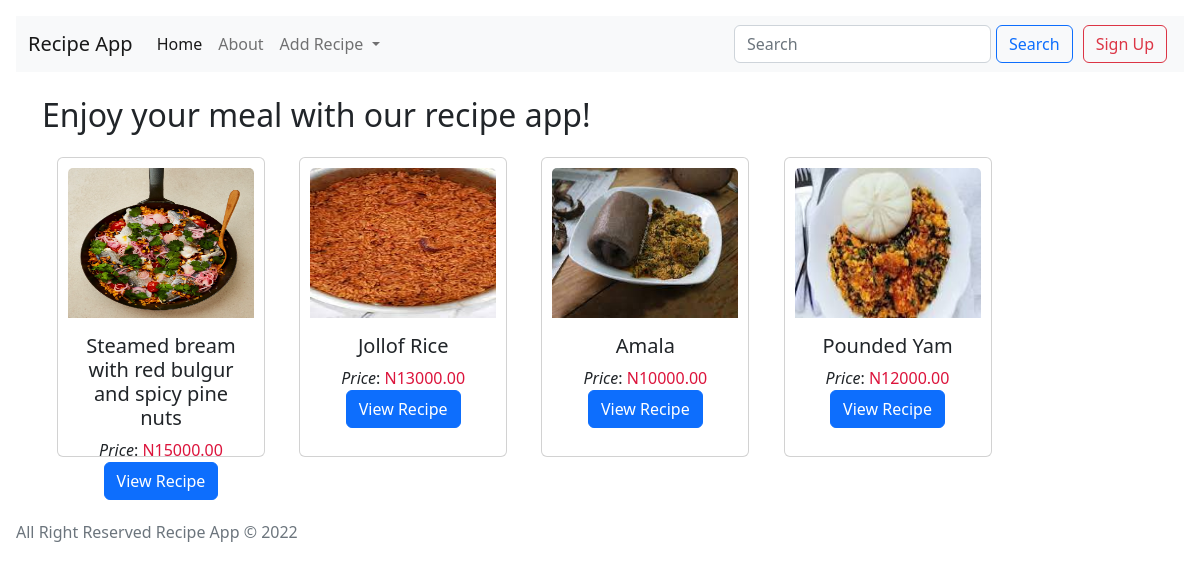
/, run on an earlier commit of the app's database.
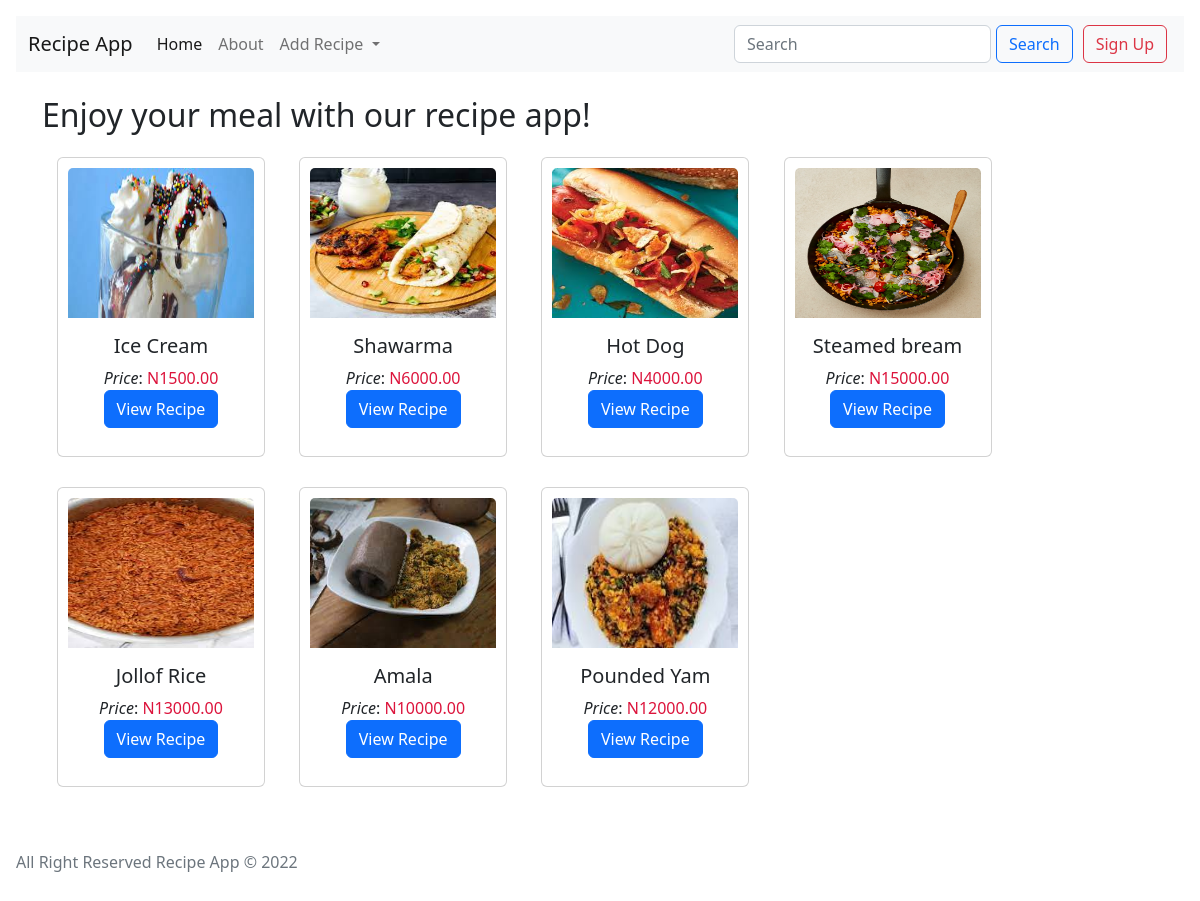
And on a later commit of the database.
### recipe_app/models.py (models this page shows, shortened)
class Recipe(models.Model):
    name = models.CharField(max_length=100)
    description = models.TextField()
    price = models.DecimalField(decimal_places=2, max_digits=10)
    image = models.ImageField(upload_to="recipes/")
    date_created = models.DateTimeField(auto_now=True)

### recipe_app/views.py (the view)
# urls.py: path("", views.home, name="home"),
def home(request):
    recipes = Recipe.objects.all()
    context = {
        "recipes": recipes
    }
    return render(request, "index.html", context)

### templates/index.html
{% extends "layout.html" %}
{% block content %}
<h2>Enjoy your meal with our recipe app!</h2>
{% for recipe in recipes reversed %}
<div
  class="card"
  style="
    width: 13rem;
    display: inline-flex;
    margin: 15px;
    padding: 10px;
    height: 300px;
  "
>
  <img
    src="{{recipe.image.url}}"
    class="card-img-top"
    alt="{{recipe.name}}"
    height="150px"
  />
  <div class="card-body" style="text-align: center">
    <h5 class="card-title">{{recipe.name}}</h5>
    <em>Price</em>:<span style="color: crimson"> N{{recipe.price}}</span><br />
    <a href="{{recipe.image.url}}" class="btn btn-primary">View Recipe</a>
  </div>
</div>
{% endfor %}
{% endblock content %}

### templates/layout.html (shortened to what this page needs)
<!DOCTYPE html>
<html lang="en">
  <head>
    <link
      href="https://cdn.jsdelivr.net/npm/bootstrap@5.2.1/dist/css/bootstrap.min.css"
      rel="stylesheet"
    />
    <link
      href="https://getbootstrap.com/docs/5.2/assets/css/docs.css"
      rel="stylesheet"
    />
  </head>
  <body class="p-3 m-0 border-0 bd-example">
    <nav class="navbar navbar-expand-lg bg-light">
      <div class="container-fluid">
        <a class="navbar-brand" href="/">Recipe App</a>
        <div class="collapse navbar-collapse" id="navbarSupportedContent">
          <ul class="navbar-nav me-auto mb-2 mb-lg-0">
            <li class="nav-item">
              <a class="nav-link active" aria-current="page" href="/">Home</a>
            </li>
            <li class="nav-item">
              <a class="nav-link" href="about/">About</a>
            </li>
            <li class="nav-item dropdown">
              <a
                class="nav-link dropdown-toggle"
                href="#"
                role="button"
                data-bs-toggle="dropdown"
                aria-expanded="false"
              >
                Add Recipe
              </a>
            </li>
          </ul>
          <form class="d-flex" role="search">
            <input
              class="form-control mr-sm-2"
              type="search"
              placeholder="Search"
              aria-label="Search"
            />
            <button
              class="btn btn-outline-primary my-2 my-sm-0"
              type="submit"
              style="margin: 5px"
            >
              Search
            </button>
          </form>
          <a
            href="signup/"
            class="btn btn-outline-danger my-2 my-sm-0 ml-3"
            type="submit"
            style="margin: 5px"
          >
            Sign Up</a
          >
        </div>
      </div>
    </nav>
    <div class="container">
      <br />{% block content %} {% endblock content %}
    </div>
    <p class="mt-5 mb-3 text-muted">
      All Right Reserved Recipe App &copy; 2022
    </p>
  </body>
</html>

What changed in the data, as far as the page shows it:
removed Recipe: image (picture), name "Steamed bream with red bulgur and spicy pine nuts", price "15000.00"
added Recipe: image (picture), name "Ice Cream", price "1500.00"
added Recipe: image (picture), name "Shawarma", price "6000.00"
added Recipe: image (picture), name "Hot Dog", price "4000.00"
added Recipe: image (picture), name "Steamed bream", price "15000.00"
